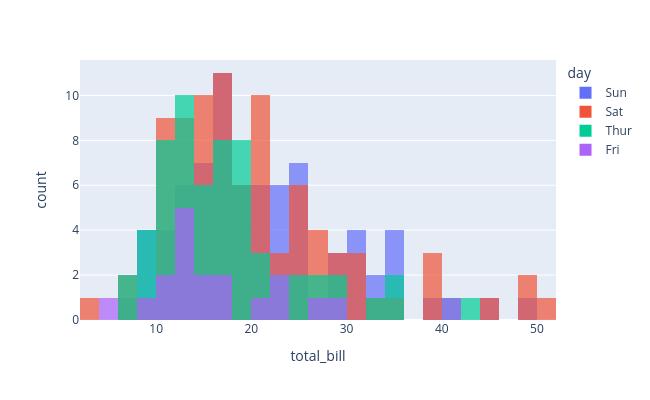

Notebook source saved alongside this figure:
### Markdown cell above
### Histogram

### Code cell
fig = px.histogram(tips, x='total_bill', color='day',
                   barmode='overlay', opacity=0.7,
                   width=650, height=400)
fig.show()

### Figure 1 — Plotly figure (JSON) as saved in the notebook; plotly's stock layout.template omitted (floating-point values rounded to 4 significant figures)
{"data": [{"bingroup": "x", "hovertemplate": "day=Sun<br>total_bill=%{x}<br>count=%{y}<extra></extra>", "legendgroup": "Sun", "marker": {"color": "#636efa", "opacity": 0.7, "pattern": {"shape": ""}}, "name": "Sun", "orientation": "v", "showlegend": true, "type": "histogram", "x": [16.99, 10.34, 21.01, 23.68, 24.59, 25.29, 8.77, 26.88, 15.04, 14.78, 10.27, 35.26, 15.42, 18.43, 14.83, 21.58, 10.33, 16.29, 16.97, 17.46, 13.94, 9.68, 30.4, 18.29, 22.23, 32.4, 28.55, 18.04, 12.54, 10.29, 34.81, 9.94, 25.56, 19.49, 38.07, 23.95, 25.71, 17.31, 29.93, 14.07, 13.13, 17.26, 24.55, 19.77, 29.85, 48.17, 25.0, 13.39, 16.49, 21.5, 12.66, 16.21, 13.81, 17.51, 24.52, 20.76, 31.71, 7.25, 31.85, 16.82, 32.9, 17.89, 14.48, 9.6, 34.63, 34.65, 23.33, 45.35, 23.17, 40.55, 20.69, 20.9, 30.46, 18.15, 23.1, 15.69], "xaxis": "x", "yaxis": "y"}, {"bingroup": "x", "hovertemplate": "day=Sat<br>total_bill=%{x}<br>count=%{y}<extra></extra>", "legendgroup": "Sat", "marker": {"color": "#EF553B", "opacity": 0.7, "pattern": {"shape": ""}}, "name": "Sat", "orientation": "v", "showlegend": true, "type": "histogram", "x": [20.65, 17.92, 20.29, 15.77, 39.42, 19.82, 17.81, 13.37, 12.69, 21.7, 19.65, 9.55, 18.35, 15.06, 20.69, 17.78, 24.06, 16.31, 16.93, 18.69, 31.27, 16.04, 38.01, 26.41, 11.24, 48.27, 20.29, 13.81, 11.02, 18.29, 17.59, 20.08, 16.45, 3.07, 20.23, 15.01, 12.02, 17.07, 26.86, 25.28, 14.73, 10.51, 17.92, 44.3, 22.42, 20.92, 15.36, 20.49, 25.21, 18.24, 14.31, 14.0, 7.25, 10.59, 10.63, 50.81, 15.81, 26.59, 38.73, 24.27, 12.76, 30.06, 25.89, 48.33, 13.27, 28.17, 12.9, 28.15, 11.59, 7.74, 30.14, 20.45, 13.28, 22.12, 24.01, 15.69, 11.61, 10.77, 15.53, 10.07, 12.6, 32.83, 35.83, 29.03, 27.18, 22.67, 17.82], "xaxis": "x", "yaxis": "y"}, {"bingroup": "x", "hovertemplate": "day=Thur<br>total_bill=%{x}<br>count=%{y}<extra></extra>", "legendgroup": "Thur", "marker": {"color": "#00cc96", "opacity": 0.7, "pattern": {"shape": ""}}, "name": "Thur", "orientation": "v", "showlegend": true, "type": "histogram", "x": [27.2, 22.76, 17.29, 19.44, 16.66, 10.07, 32.68, 15.98, 34.83, 13.03, 18.28, 24.71, 21.16, 10.65, 12.43, 24.08, 11.69, 13.42, 14.26, 15.95, 12.48, 29.8, 8.52, 14.52, 11.38, 22.82, 19.08, 20.27, 11.17, 12.26, 18.26, 8.51, 10.33, 14.15, 16.0, 13.16, 17.47, 34.3, 41.19, 27.05, 16.43, 8.35, 18.64, 11.87, 9.78, 7.51, 19.81, 28.44, 15.48, 16.58, 7.56, 10.34, 43.11, 13.0, 13.51, 18.71, 12.74, 13.0, 16.4, 20.53, 16.47, 18.78], "xaxis": "x", "yaxis": "y"}, {"bingroup": "x", "hovertemplate": "day=Fri<br>total_bill=%{x}<br>count=%{y}<extra></extra>", "legendgroup": "Fri", "marker": {"color": "#ab63fa", "opacity": 0.7, "pattern": {"shape": ""}}, "name": "Fri", "orientation": "v", "showlegend": true, "type": "histogram", "x": [28.97, 22.49, 5.75, 16.32, 22.75, 40.17, 27.28, 12.03, 21.01, 12.46, 11.35, 15.38, 12.16, 13.42, 8.58, 15.98, 13.42, 16.27, 10.09], "xaxis": "x", "yaxis": "y"}], "layout": {"barmode": "overlay", "height": 400, "legend": {"title": {"text": "day"}, "tracegroupgap": 0}, "margin": {"t": 60}, "width": 650, "xaxis": {"anchor": "y", "domain": [0, 1], "title": {"text": "total_bill"}}, "yaxis": {"anchor": "x", "domain": [0, 1], "title": {"text": "count"}}}}
